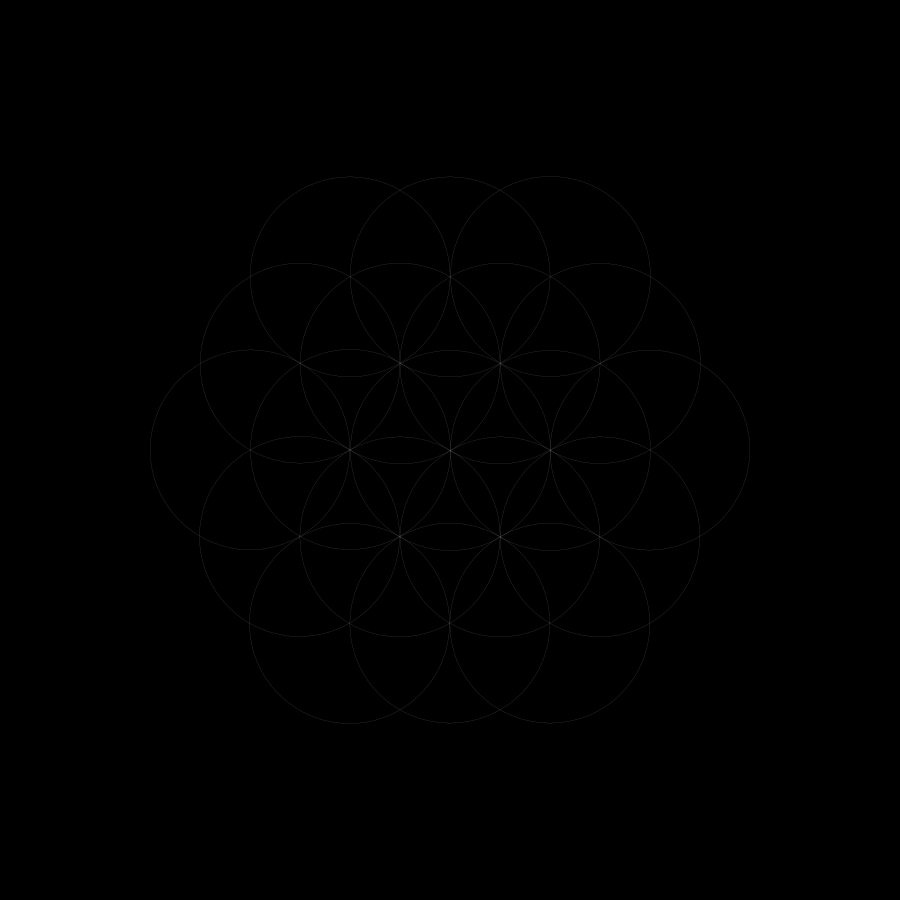
Frame 1 (no input)
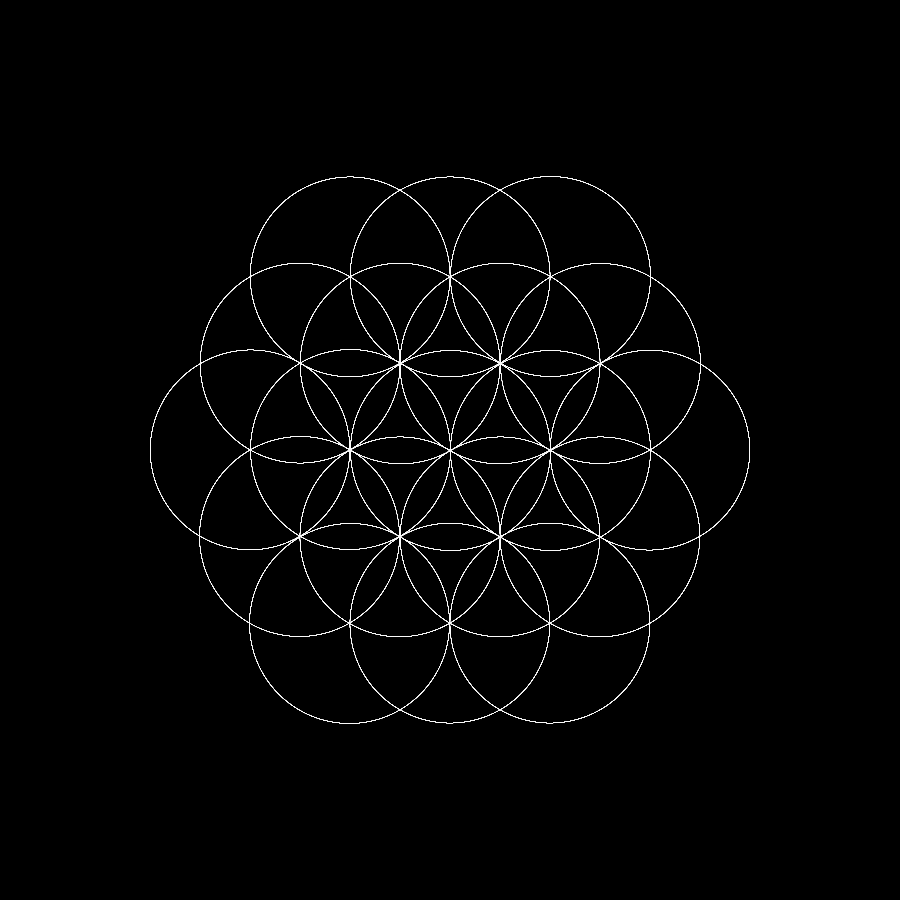
Frame 60 (the mouse pressed at the canvas centre just before this capture)
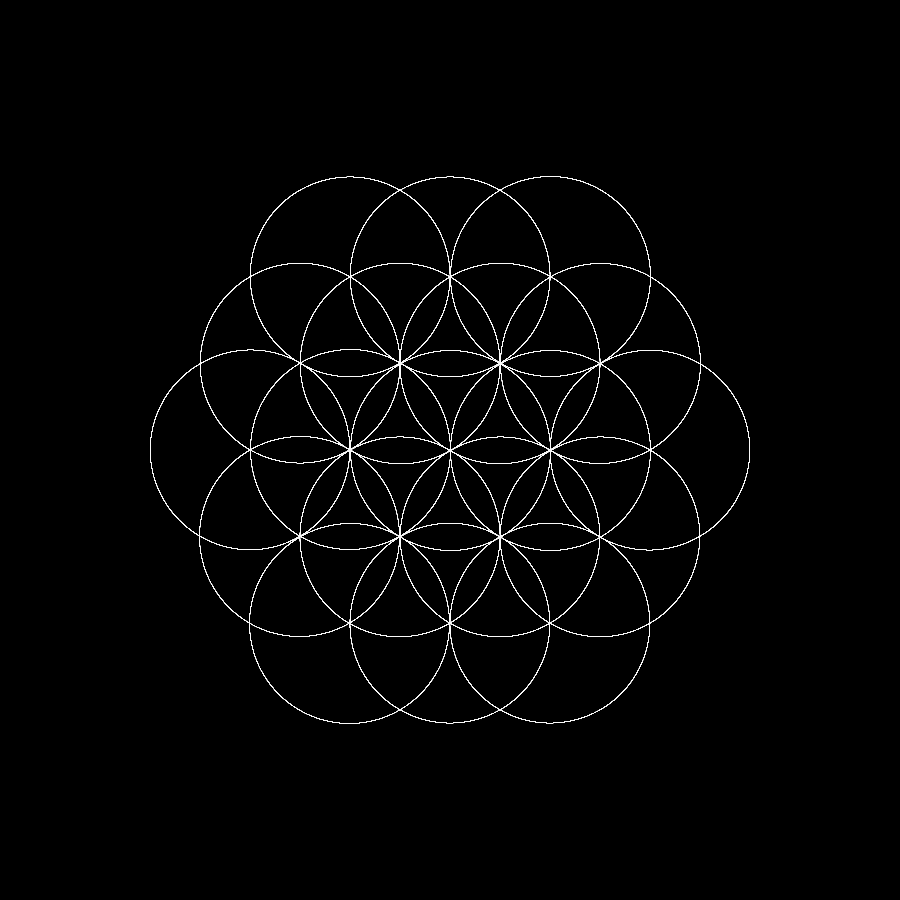
Frame 120 (the mouse held since frame 60 and released just before this capture)

The Processing sketch that drew these frames (run headless with seeded random() and noise(); from frame 60 on, the mouse is pressed at the canvas centre):

// Processing sketch: flower2
// ── flower2.pde

void setup(){
  background(0);
  size(900,900);
  stroke(255, 150);
  strokeWeight(.1);
  smooth(500);
 noFill();

}

void draw(){
translate(450,450);

float tS = 200;
ellipse(0,0,tS,tS);
for(int i=1; i <= 6; i++)
    {
      
      translate(tS/2, 0);
      ellipse(0, 0, tS, tS); //original 6
      rotate(PI/3);
      translate(tS/2, 0);
      ellipse(0,0,tS,tS); //2nd layer
      
      
      rotate(PI/3);
      translate(tS/2, 0);
      ellipse(0,0,tS,tS); //3rd layer (step 5);
      translate(-tS/2, 0);
      rotate(-PI/3);
      
      
      translate(-tS/2, 0);
      rotate(-PI/3);
      translate(-tS/2, 0);
      rotate(PI/3);
    }
}

      
